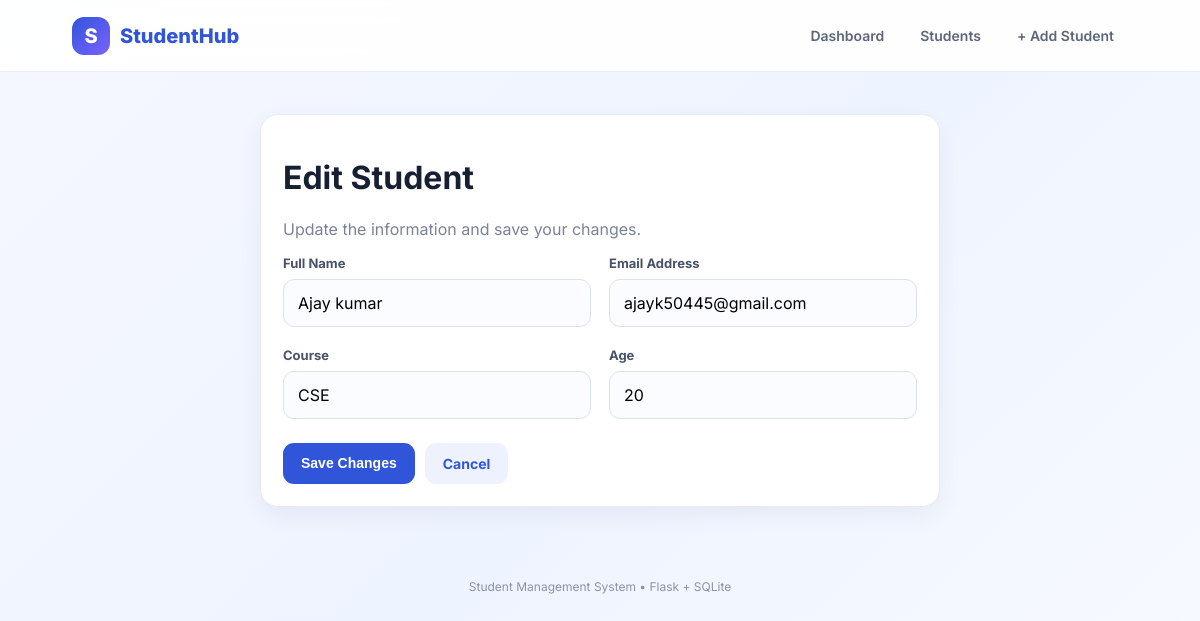
/edit/103, run on the app's committed database.
### tables this page shows
CREATE TABLE students (
    id INTEGER PRIMARY KEY AUTOINCREMENT,
    name TEXT NOT NULL,
    email TEXT NOT NULL,
    course TEXT NOT NULL,
    age INTEGER NOT NULL
);

### app.py (the view, shortened to what this page needs)
@app.route("/edit/<int:id>", methods=["GET", "POST"])
def edit_student(id):
    connection = sqlite3.connect("students.db")
    cursor = connection.cursor()
    cursor.execute("SELECT * FROM students WHERE id = ?", (id,))
    student = cursor.fetchone()
    connection.close()
    return render_template("edit_student.html", student=student)

### templates/edit_student.html (shortened to what this page needs)
{% extends "base.html" %}
{% block content %}
<div class="card">
  <h1>Edit Student</h1><p class="muted">Update the information and save your changes.</p>
  <form action="/edit/{{ student[0] }}" method="POST">
    <div class="form-grid">
      <div class="field"><label>Full Name</label><input type="text" name="name" value="{{ student[1] }}" required></div>
      <div class="field"><label>Email Address</label><input type="email" name="email" value="{{ student[2] }}" required></div>
      <div class="field"><label>Course</label><input type="text" name="course" value="{{ student[3] }}" required></div>
      <div class="field"><label>Age</label><input type="number" name="age" value="{{ student[4] }}" min="1" max="100" required></div>
    </div>
    <div class="form-actions"><button class="btn btn-blue" type="submit">Save Changes</button><a class="btn btn-light" href="/students">Cancel</a></div>
  </form>
</div>
{% endblock %}

### static/style.css (style rules this page uses)
* { box-sizing:border-box }
body { margin:0;font-family:'Inter',Arial,sans-serif;color:#172033; background:linear-gradient(135deg,#f5f7ff 0%,#eef4ff 50%,#f8fbff 100%); min-height:100vh; }
a { text-decoration:none;color:inherit }
.btn { display:inline-flex;align-items:center;justify-content:center;border:0;border-radius:11px;padding:12px 18px;font-weight:700;cursor:pointer;font-size:14px;transition:.2s }
.btn-blue { background:#3155d9;color:#fff }
.btn-light { background:#eef2ff;color:#3155d9 }
.stat,.card { background:#fff;border:1px solid #e7ebf4;border-radius:18px;padding:22px;box-shadow:0 8px 25px rgba(24,40,72,.06) }
.card { max-width:680px;margin:auto }
.form-grid { display:grid;grid-template-columns:1fr 1fr;gap:18px }
.field { margin-bottom:2px }
label { display:block;font-size:13px;font-weight:700;color:#475169;margin-bottom:8px }
input { width:100%;padding:13px 14px;border:1px solid #dce2ed;border-radius:11px; outline:none;font:inherit;background:#fbfcff;transition:.2s }
.form-actions { display:flex;gap:10px;margin-top:22px }
.muted { color:#7a8396 }

### data on the page
students: name "Ajay kumar", email "ajayk50445@gmail.com", course "CSE", age "20"
